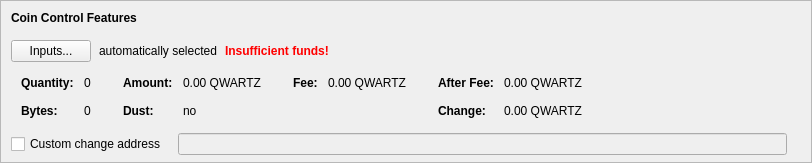
    <widget class="QFrame" name="frameCoinControl">
     <property name="sizePolicy">
      <sizepolicy hsizetype="Expanding" vsizetype="Expanding">
       <horstretch>0</horstretch>
       <verstretch>0</verstretch>
      </sizepolicy>
     </property>
     <property name="maximumSize">
      <size>
       <width>16777215</width>
       <height>16777215</height>
      </size>
     </property>
     <property name="frameShape">
      <enum>QFrame::StyledPanel</enum>
     </property>
     <property name="frameShadow">
      <enum>QFrame::Sunken</enum>
     </property>
     <layout class="QVBoxLayout" name="verticalLayoutCoinControl2">
      <property name="spacing">
       <number>0</number>
      </property>
      <property name="leftMargin">
       <number>0</number>
      </property>
      <property name="topMargin">
       <number>0</number>
      </property>
      <property name="rightMargin">
       <number>0</number>
      </property>
      <property name="bottomMargin">
       <number>6</number>
      </property>
      <item>
       <layout class="QVBoxLayout" name="verticalLayoutCoinControl" stretch="0,0,0,0,1">
        <property name="spacing">
         <number>0</number>
        </property>
        <property name="leftMargin">
         <number>10</number>
        </property>
        <property name="topMargin">
         <number>10</number>
        </property>
        <item>
         <layout class="QHBoxLayout" name="horizontalLayoutCoinControl1">
          <property name="bottomMargin">
           <number>15</number>
          </property>
          <item>
           <widget class="QLabel" name="labelCoinControlFeatures">
            <property name="sizePolicy">
             <sizepolicy hsizetype="Preferred" vsizetype="Maximum">
              <horstretch>0</horstretch>
              <verstretch>0</verstretch>
             </sizepolicy>
            </property>
            <property name="font">
             <font>
              <weight>75</weight>
              <bold>true</bold>
             </font>
            </property>
            <property name="styleSheet">
             <string notr="true">font-weight:bold;</string>
            </property>
            <property name="text">
             <string>Coin Control Features</string>
            </property>
           </widget>
          </item>
         </layout>
        </item>
        <item>
         <layout class="QHBoxLayout" name="horizontalLayoutCoinControl2" stretch="0,0,0,0">
          <property name="spacing">
           <number>8</number>
          </property>
          <property name="bottomMargin">
           <number>10</number>
          </property>
          <item>
           <widget class="QPushButton" name="pushButtonCoinControl">
            <property name="styleSheet">
             <string notr="true"/>
            </property>
            <property name="text">
             <string>Inputs...</string>
            </property>
            <property name="autoDefault">
             <bool>false</bool>
            </property>
           </widget>
          </item>
          <item>
           <widget class="QLabel" name="labelCoinControlAutomaticallySelected">
            <property name="text">
             <string>automatically selected</string>
            </property>
            <property name="margin">
             <number>5</number>
            </property>
           </widget>
          </item>
          <item>
           <widget class="QLabel" name="labelCoinControlInsuffFunds">
            <property name="font">
             <font>
              <weight>75</weight>
              <bold>true</bold>
             </font>
            </property>
            <property name="styleSheet">
             <string notr="true">color:red;font-weight:bold;</string>
            </property>
            <property name="text">
             <string>Insufficient funds!</string>
            </property>
            <property name="margin">
             <number>5</number>
            </property>
           </widget>
          </item>
          <item>
           <spacer name="horizontalSpacerCoinControl">
            <property name="orientation">
             <enum>Qt::Horizontal</enum>
            </property>
            <property name="sizeHint" stdset="0">
             <size>
              <width>40</width>
              <height>1</height>
             </size>
            </property>
           </spacer>
          </item>
         </layout>
        </item>
        <item>
         <widget class="QWidget" name="widgetCoinControl" native="true">
          <property name="sizePolicy">
           <sizepolicy hsizetype="Preferred" vsizetype="Preferred">
            <horstretch>0</horstretch>
            <verstretch>0</verstretch>
           </sizepolicy>
          </property>
          <property name="minimumSize">
           <size>
            <width>0</width>
            <height>0</height>
           </size>
          </property>
          <property name="styleSheet">
           <string notr="true"/>
          </property>
          <layout class="QHBoxLayout" name="horizontalLayoutCoinControl5">
           <property name="leftMargin">
            <number>0</number>
           </property>
           <property name="topMargin">
            <number>0</number>
           </property>
           <property name="rightMargin">
            <number>0</number>
           </property>
           <property name="bottomMargin">
            <number>0</number>
           </property>
           <item>
            <layout class="QHBoxLayout" name="horizontalLayoutCoinControl3" stretch="0,0,0,1">
             <property name="spacing">
              <number>20</number>
             </property>
             <property name="topMargin">
              <number>0</number>
             </property>
             <property name="bottomMargin">
              <number>10</number>
             </property>
             <item>
              <layout class="QFormLayout" name="formLayoutCoinControl1">
               <property name="horizontalSpacing">
                <number>10</number>
               </property>
               <property name="verticalSpacing">
                <number>14</number>
               </property>
               <property name="leftMargin">
                <number>10</number>
               </property>
               <property name="topMargin">
                <number>4</number>
               </property>
               <property name="rightMargin">
                <number>6</number>
               </property>
               <item row="0" column="0">
                <widget class="QLabel" name="labelCoinControlQuantityText">
                 <property name="font">
                  <font>
                   <weight>75</weight>
                   <bold>true</bold>
                  </font>
                 </property>
                 <property name="text">
                  <string>Quantity:</string>
                 </property>
                 <property name="margin">
                  <number>0</number>
                 </property>
                </widget>
               </item>
               <item row="0" column="1">
                <widget class="QLabel" name="labelCoinControlQuantity">
                 <property name="cursor">
                  <cursorShape>IBeamCursor</cursorShape>
                 </property>
                 <property name="contextMenuPolicy">
                  <enum>Qt::ActionsContextMenu</enum>
                 </property>
                 <property name="text">
                  <string notr="true">0</string>
                 </property>
                 <property name="margin">
                  <number>0</number>
                 </property>
                 <property name="textInteractionFlags">
                  <set>Qt::LinksAccessibleByMouse|Qt::TextSelectableByKeyboard|Qt::TextSelectableByMouse</set>
                 </property>
                </widget>
               </item>
               <item row="1" column="0">
                <widget class="QLabel" name="labelCoinControlBytesText">
                 <property name="font">
                  <font>
                   <weight>75</weight>
                   <bold>true</bold>
                  </font>
                 </property>
                 <property name="text">
                  <string>Bytes:</string>
                 </property>
                </widget>
               </item>
               <item row="1" column="1">
                <widget class="QLabel" name="labelCoinControlBytes">
                 <property name="cursor">
                  <cursorShape>IBeamCursor</cursorShape>
                 </property>
                 <property name="contextMenuPolicy">
                  <enum>Qt::ActionsContextMenu</enum>
                 </property>
                 <property name="text">
                  <string notr="true">0</string>
                 </property>
                 <property name="textInteractionFlags">
                  <set>Qt::LinksAccessibleByMouse|Qt::TextSelectableByKeyboard|Qt::TextSelectableByMouse</set>
                 </property>
                </widget>
               </item>
              </layout>
             </item>
             <item>
              <layout class="QFormLayout" name="formLayoutCoinControl2">
               <property name="horizontalSpacing">
                <number>10</number>
               </property>
               <property name="verticalSpacing">
                <number>14</number>
               </property>
               <property name="leftMargin">
                <number>6</number>
               </property>
               <property name="topMargin">
                <number>4</number>
               </property>
               <property name="rightMargin">
                <number>6</number>
               </property>
               <item row="0" column="0">
                <widget class="QLabel" name="labelCoinControlAmountText">
                 <property name="font">
                  <font>
                   <weight>75</weight>
                   <bold>true</bold>
                  </font>
                 </property>
                 <property name="text">
                  <string>Amount:</string>
                 </property>
                 <property name="margin">
                  <number>0</number>
                 </property>
                </widget>
               </item>
               <item row="0" column="1">
                <widget class="QLabel" name="labelCoinControlAmount">
                 <property name="cursor">
                  <cursorShape>IBeamCursor</cursorShape>
                 </property>
                 <property name="contextMenuPolicy">
                  <enum>Qt::ActionsContextMenu</enum>
                 </property>
                 <property name="text">
                  <string notr="true">0.00 QWARTZ</string>
                 </property>
                 <property name="textInteractionFlags">
                  <set>Qt::LinksAccessibleByMouse|Qt::TextSelectableByKeyboard|Qt::TextSelectableByMouse</set>
                 </property>
                </widget>
               </item>
               <item row="1" column="0">
                <widget class="QLabel" name="labelCoinControlLowOutputText">
                 <property name="font">
                  <font>
                   <weight>75</weight>
                   <bold>true</bold>
                  </font>
                 </property>
                 <property name="text">
                  <string>Dust:</string>
                 </property>
                </widget>
               </item>
               <item row="1" column="1">
                <widget class="QLabel" name="labelCoinControlLowOutput">
                 <property name="cursor">
                  <cursorShape>IBeamCursor</cursorShape>
                 </property>
                 <property name="contextMenuPolicy">
                  <enum>Qt::ActionsContextMenu</enum>
                 </property>
                 <property name="text">
                  <string notr="true">no</string>
                 </property>
                 <property name="textInteractionFlags">
                  <set>Qt::LinksAccessibleByMouse|Qt::TextSelectableByKeyboard|Qt::TextSelectableByMouse</set>
                 </property>
                </widget>
               </item>
              </layout>
             </item>
             <item>
              <layout class="QFormLayout" name="formLayoutCoinControl3">
               <property name="horizontalSpacing">
                <number>10</number>
               </property>
               <property name="verticalSpacing">
                <number>14</number>
               </property>
               <property name="leftMargin">
                <number>6</number>
               </property>
               <property name="topMargin">
                <number>4</number>
               </property>
               <property name="rightMargin">
                <number>6</number>
               </property>
               <item row="0" column="0">
                <widget class="QLabel" name="labelCoinControlFeeText">
                 <property name="font">
                  <font>
                   <weight>75</weight>
                   <bold>true</bold>
                  </font>
                 </property>
                 <property name="text">
                  <string>Fee:</string>
                 </property>
                 <property name="margin">
                  <number>0</number>
                 </property>
                </widget>
               </item>
               <item row="0" column="1">
                <widget class="QLabel" name="labelCoinControlFee">
                 <property name="cursor">
                  <cursorShape>IBeamCursor</cursorShape>
                 </property>
                 <property name="contextMenuPolicy">
                  <enum>Qt::ActionsContextMenu</enum>
                 </property>
                 <property name="text">
                  <string notr="true">0.00 QWARTZ</string>
                 </property>
                 <property name="textInteractionFlags">
                  <set>Qt::LinksAccessibleByMouse|Qt::TextSelectableByKeyboard|Qt::TextSelectableByMouse</set>
                 </property>
                </widget>
               </item>
              </layout>
             </item>
             <item>
              <layout class="QFormLayout" name="formLayoutCoinControl4">
               <property name="horizontalSpacing">
                <number>10</number>
               </property>
               <property name="verticalSpacing">
                <number>14</number>
               </property>
               <property name="leftMargin">
                <number>6</number>
               </property>
               <property name="topMargin">
                <number>4</number>
               </property>
               <property name="rightMargin">
                <number>6</number>
               </property>
               <item row="0" column="0">
                <widget class="QLabel" name="labelCoinControlAfterFeeText">
                 <property name="font">
                  <font>
                   <weight>75</weight>
                   <bold>true</bold>
                  </font>
                 </property>
                 <property name="text">
                  <string>After Fee:</string>
                 </property>
                 <property name="margin">
                  <number>0</number>
                 </property>
                </widget>
               </item>
               <item row="0" column="1">
                <widget class="QLabel" name="labelCoinControlAfterFee">
                 <property name="cursor">
                  <cursorShape>IBeamCursor</cursorShape>
                 </property>
                 <property name="contextMenuPolicy">
                  <enum>Qt::ActionsContextMenu</enum>
                 </property>
                 <property name="text">
                  <string notr="true">0.00 QWARTZ</string>
                 </property>
                 <property name="textInteractionFlags">
                  <set>Qt::LinksAccessibleByMouse|Qt::TextSelectableByKeyboard|Qt::TextSelectableByMouse</set>
                 </property>
                </widget>
               </item>
               <item row="1" column="0">
                <widget class="QLabel" name="labelCoinControlChangeText">
                 <property name="font">
                  <font>
                   <weight>75</weight>
                   <bold>true</bold>
                  </font>
                 </property>
                 <property name="text">
                  <string>Change:</string>
                 </property>
                </widget>
               </item>
               <item row="1" column="1">
                <widget class="QLabel" name="labelCoinControlChange">
                 <property name="cursor">
                  <cursorShape>IBeamCursor</cursorShape>
                 </property>
                 <property name="contextMenuPolicy">
                  <enum>Qt::ActionsContextMenu</enum>
                 </property>
                 <property name="text">
                  <string notr="true">0.00 QWARTZ</string>
                 </property>
                 <property name="textInteractionFlags">
                  <set>Qt::LinksAccessibleByMouse|Qt::TextSelectableByKeyboard|Qt::TextSelectableByMouse</set>
                 </property>
                </widget>
               </item>
              </layout>
             </item>
            </layout>
           </item>
          </layout>
         </widget>
        </item>
        <item>
         <layout class="QHBoxLayout" name="horizontalLayoutCoinControl4" stretch="0,0,0">
          <property name="spacing">
           <number>12</number>
          </property>
          <property name="sizeConstraint">
           <enum>QLayout::SetDefaultConstraint</enum>
          </property>
          <property name="topMargin">
           <number>5</number>
          </property>
          <property name="rightMargin">
           <number>5</number>
          </property>
          <item>
           <widget class="QCheckBox" name="checkBoxCoinControlChange">
            <property name="toolTip">
             <string>If this is activated, but the change address is empty or invalid, change will be sent to a newly generated address.</string>
            </property>
            <property name="text">
             <string>Custom change address</string>
            </property>
           </widget>
          </item>
          <item>
           <widget class="QValidatedLineEdit" name="lineEditCoinControlChange">
            <property name="enabled">
             <bool>false</bool>
            </property>
            <property name="sizePolicy">
             <sizepolicy hsizetype="Expanding" vsizetype="Fixed">
              <horstretch>0</horstretch>
              <verstretch>0</verstretch>
             </sizepolicy>
            </property>
           </widget>
          </item>
          <item>
           <widget class="QLabel" name="labelCoinControlChangeLabel">
            <property name="sizePolicy">
             <sizepolicy hsizetype="Preferred" vsizetype="Expanding">
              <horstretch>0</horstretch>
              <verstretch>0</verstretch>
             </sizepolicy>
            </property>
            <property name="minimumSize">
             <size>
              <width>0</width>
              <height>0</height>
             </size>
            </property>
            <property name="text">
             <string/>
            </property>
            <property name="margin">
             <number>3</number>
            </property>
           </widget>
          </item>
         </layout>
        </item>
        <item>
         <spacer name="verticalSpacerCoinControl">
          <property name="orientation">
           <enum>Qt::Vertical</enum>
          </property>
          <property name="sizeHint" stdset="0">
           <size>
            <width>800</width>
            <height>1</height>
           </size>
          </property>
         </spacer>
        </item>
       </layout>
      </item>
     </layout>
    </widget>
